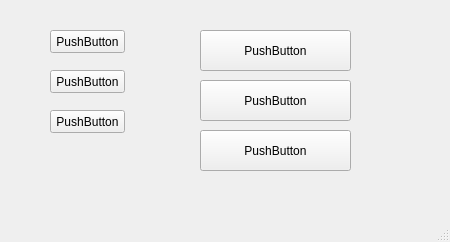
<?xml version="1.0" encoding="UTF-8"?>
<ui version="4.0">
 <class>MainWindow</class>
 <widget class="QMainWindow" name="MainWindow">
  <property name="geometry">
   <rect>
    <x>0</x>
    <y>0</y>
    <width>450</width>
    <height>242</height>
   </rect>
  </property>
  <property name="windowTitle">
   <string>MainWindow</string>
  </property>
  <widget class="QWidget" name="centralWidget">
   <widget class="QPushButton" name="pushButton">
    <property name="geometry">
     <rect>
      <x>50</x>
      <y>30</y>
      <width>75</width>
      <height>23</height>
     </rect>
    </property>
    <property name="text">
     <string>PushButton</string>
    </property>
   </widget>
   <widget class="QPushButton" name="pushButton_2">
    <property name="geometry">
     <rect>
      <x>50</x>
      <y>70</y>
      <width>75</width>
      <height>23</height>
     </rect>
    </property>
    <property name="text">
     <string>PushButton</string>
    </property>
   </widget>
   <widget class="QPushButton" name="pushButton_3">
    <property name="geometry">
     <rect>
      <x>50</x>
      <y>110</y>
      <width>75</width>
      <height>23</height>
     </rect>
    </property>
    <property name="text">
     <string>PushButton</string>
    </property>
   </widget>
   <widget class="QPushButton" name="pushButton_4">
    <property name="geometry">
     <rect>
      <x>200</x>
      <y>30</y>
      <width>151</width>
      <height>41</height>
     </rect>
    </property>
    <property name="text">
     <string>PushButton</string>
    </property>
   </widget>
   <widget class="QPushButton" name="pushButton_5">
    <property name="geometry">
     <rect>
      <x>200</x>
      <y>80</y>
      <width>151</width>
      <height>41</height>
     </rect>
    </property>
    <property name="text">
     <string>PushButton</string>
    </property>
   </widget>
   <widget class="QPushButton" name="pushButton_6">
    <property name="geometry">
     <rect>
      <x>200</x>
      <y>130</y>
      <width>151</width>
      <height>41</height>
     </rect>
    </property>
    <property name="text">
     <string>PushButton</string>
    </property>
   </widget>
  </widget>
  <widget class="QMenuBar" name="menuBar">
   <property name="geometry">
    <rect>
     <x>0</x>
     <y>0</y>
     <width>450</width>
     <height>21</height>
    </rect>
   </property>
  </widget>
  <widget class="QStatusBar" name="statusBar"/>
 </widget>
 <layoutdefault spacing="6" margin="11"/>
 <resources/>
 <connections/>
</ui>
